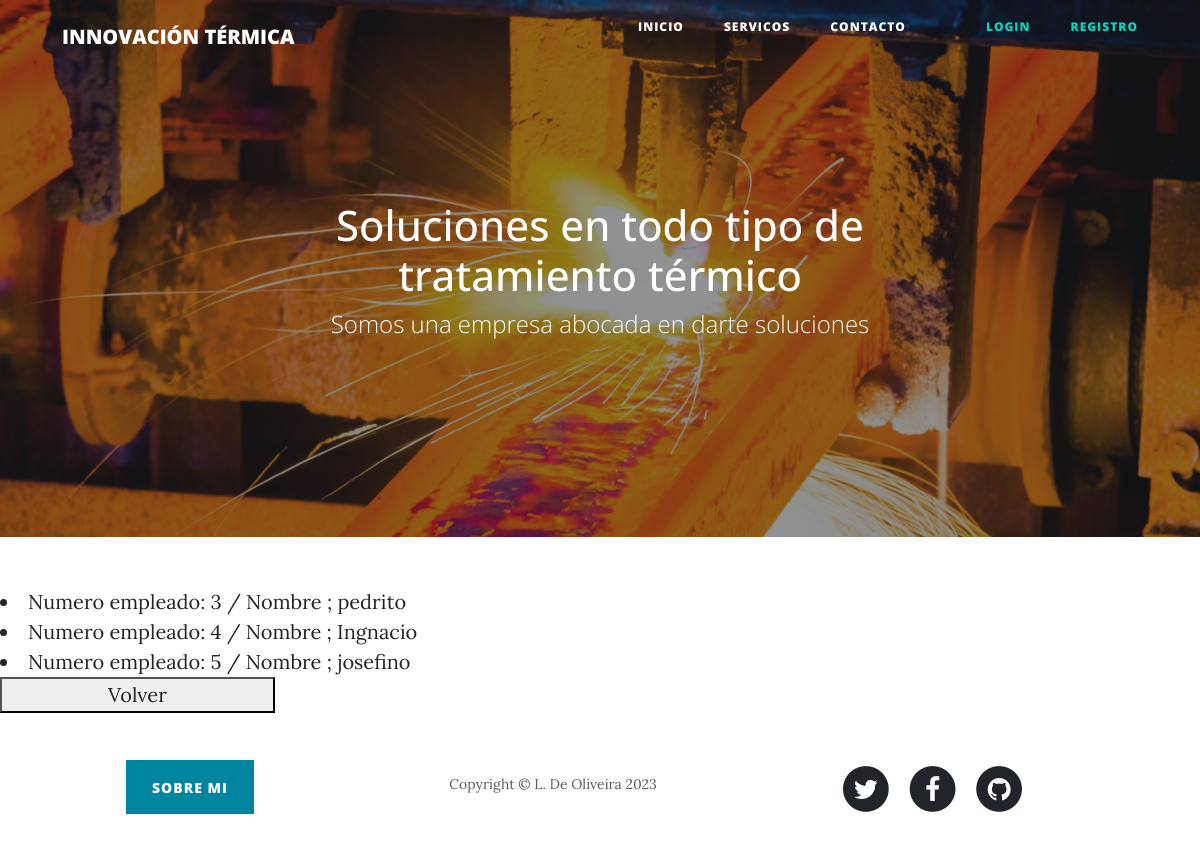
/app-inno-termic/Listar_empleados/, run on the app's committed database.
### AppPrincipal/models.py (models this page shows, shortened)
class Persona(models.Model):
    nombre = models.CharField(max_length=100)
    direccion = models.CharField(max_length=200)
    telefono = models.CharField(max_length=20)
    correo_electronico = models.EmailField()
    class Meta:
        abstract = True

class Empleado(Persona):
    fecha_contratacion = models.DateField()
    historial_empleo = models.TextField()
    capacitaciones = models.ManyToManyField('Capacitacion')

### AppPrincipal/views.py (the view)
# urls.py: path('Listar_empleados/', empleado_list, name="empleado_list"),
def empleado_list (req):
    listar = Empleado.objects.all()
    return render (req,"listar_empleados.html", {"lista_empleados": listar} )

### AppPrincipal/Templates/listar_empleados.html
{% extends 'base.html' %}
{% block base %}
{% for lista in lista_empleados %}
<li><a href="{% url 'empelado_detail' pk=lista.pk %}">Numero empleado: {{lista.pk}} / Nombre ; {{lista.nombre}}</a></li>
{% endfor %}
<button><a href="{% url 'Opciones_empleados' %}" style="padding-left: 100px;padding-right: 100px;position: relative;justify-content: center;align-items: center;height: 10vh;">Volver</a></button>
{% endblock base %}

### data on the page
Empleado: pk "3", nombre "pedrito"
Empleado: pk "4", nombre "Ingnacio"
Empleado: pk "5", nombre "josefino"
